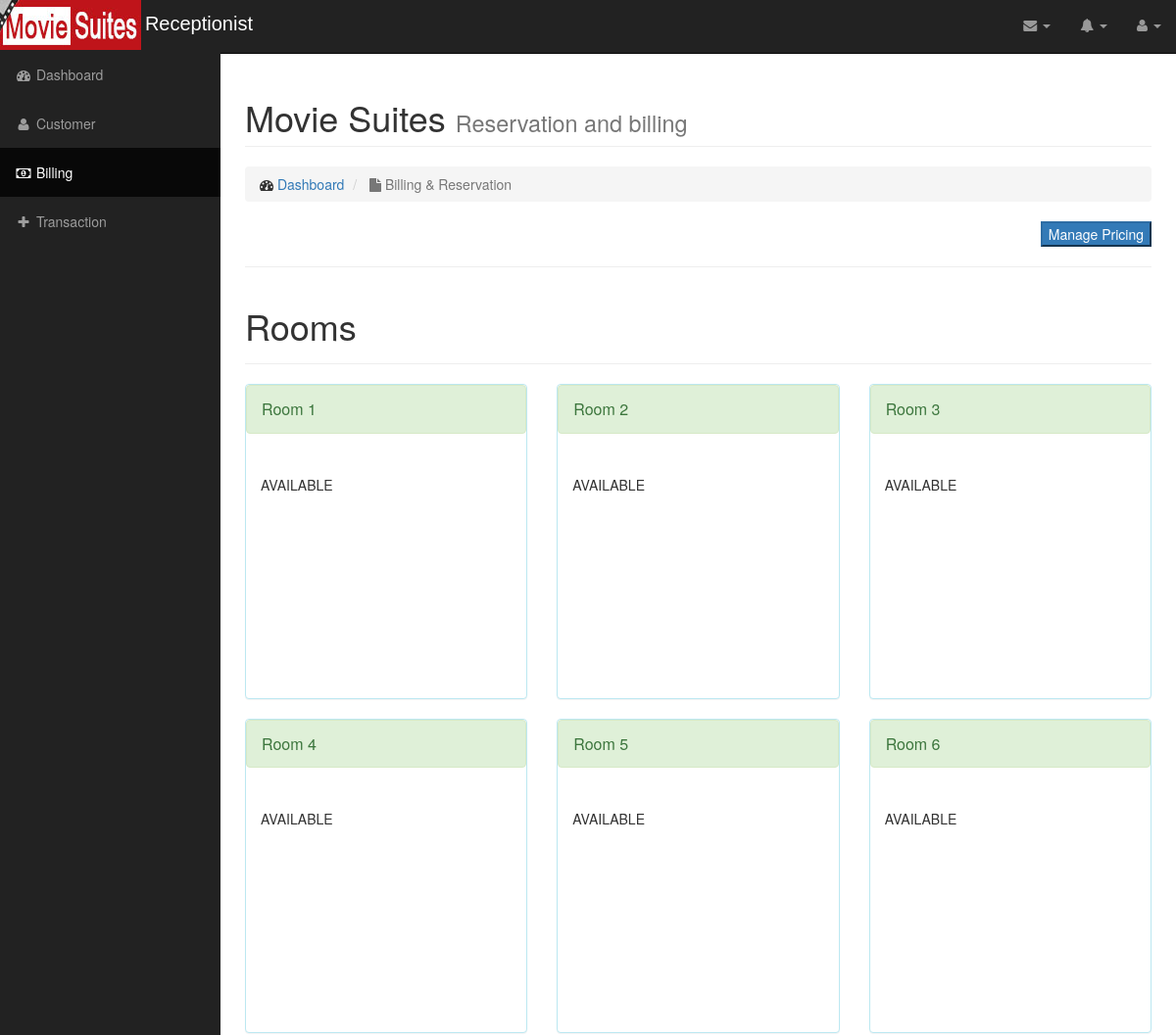
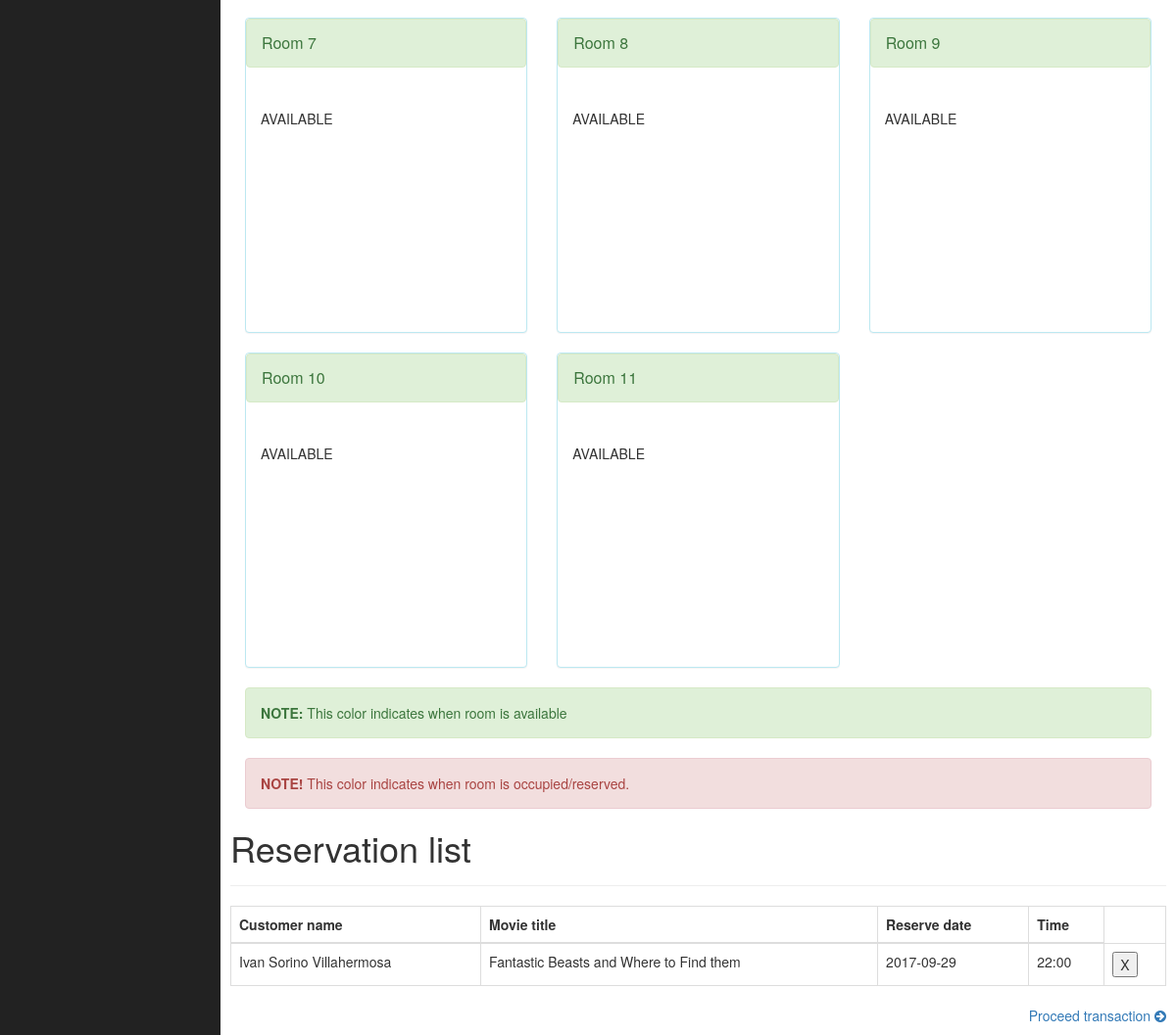
/ADMIN/ADMIN/billing.php, run on the app's committed database (2 pictures, top to bottom).
### tables this page shows
CREATE TABLE IF NOT EXISTS `tblrooms` (
  `room_id` int(10) NOT NULL AUTO_INCREMENT,
  `room_name` varchar(10) NOT NULL,
  `status` varchar(10) NOT NULL,
  `max_occupancy` int(10) NOT NULL,
  PRIMARY KEY (`room_id`)
);

CREATE TABLE IF NOT EXISTS `tblreservation` (
  `reserve_id` int(10) NOT NULL AUTO_INCREMENT,
  `cust_id` varchar(50) NOT NULL,
  `movie_id` varchar(50) NOT NULL,
  `num_of_persons` int(50) NOT NULL,
  `time` varchar(50) NOT NULL,
  `date_reserved` varchar(50) NOT NULL,
  `status` varchar(50) NOT NULL,
  PRIMARY KEY (`reserve_id`)
);

CREATE TABLE IF NOT EXISTS `tblcustomer` (
  `cust_id` int(10) NOT NULL AUTO_INCREMENT,
  `fname` varchar(50) NOT NULL,
  `mname` varchar(50) NOT NULL,
  `lname` varchar(50) NOT NULL,
  `contact_num` varchar(50) NOT NULL,
  `username` varchar(50) NOT NULL,
  `password` varchar(50) NOT NULL,
  `status` varchar(50) NOT NULL,
  PRIMARY KEY (`cust_id`)
);

CREATE TABLE IF NOT EXISTS `tblmovie` (
  `movie_id` int(10) NOT NULL AUTO_INCREMENT,
  `title` varchar(50) NOT NULL,
  `genre` varchar(200) NOT NULL,
  `duration` varchar(50) NOT NULL,
  `year` int(50) NOT NULL,
  `artist` varchar(200) NOT NULL,
  `director` varchar(200) NOT NULL,
  `description` varchar(200) NOT NULL,
  `image` varchar(50) NOT NULL,
  `date_uploaded` varchar(50) NOT NULL,
  PRIMARY KEY (`movie_id`)
);

### ADMIN/ADMIN/billing.php (the view, shortened to what this page needs)
 <?php
     include("../../includes/connection.php");
?>
<!DOCTYPE html>
<html lang="en">
<head>
    <link href="css/bootstrap.min.css" rel="stylesheet">
    <link href="css/sb-admin.css" rel="stylesheet">
    <link href="font-awesome/css/font-awesome.min.css" rel="stylesheet" type="text/css">
</head>
<body>
    <div id="wrapper">
        <nav class="navbar navbar-inverse navbar-fixed-top" role="navigation">
            <div class="navbar-header">
                <img style="" src="../../assets/images/header.jpg"></img>
                <a style="font-family:Helvetica; color:white; font-size:20px;" href="receptionist.php">Receptionist</a>
            </div>
            <ul class="nav navbar-right top-nav">
                <li class="dropdown">
                    <a href="#" class="dropdown-toggle" data-toggle="dropdown"><i class="fa fa-envelope"></i> <b class="caret"></b></a>
                </li>
                <li class="dropdown">
                    <a href="#" class="dropdown-toggle" data-toggle="dropdown"><i class="fa fa-bell"></i> <b class="caret"></b></a>
                </li>
                <li class="dropdown">
                    <a href="#" class="dropdown-toggle" data-toggle="dropdown"><i class="fa fa-user"></i> <?php echo $fname . " " . $lname; ?><b class="caret"></b></a>
                </li>
            </ul>
            <div class="collapse navbar-collapse navbar-ex1-collapse">
                <ul class="nav navbar-nav side-nav">
                    <li>
                        <a href="receptionist.php"><i class="fa fa-fw fa-dashboard"></i> Dashboard</a>
                    </li>
                     <li>
                        <a href="addcustomer.php"><i class="fa fa-fw fa-user"></i> Customer</a>
                    </li>
                     <li class="active">
                        <a href="billing.php"><i class="fa fa-fw fa-money"></i> Billing</a>
                    </li>
                    <li>
                        <a href="transaction_form.php"><i class="fa fa-fw fa-plus"></i> Transaction</a>
                    </li>
                </ul>
            </div>
        </nav>
        <div id="page-wrapper">
            <div class="container-fluid">
                <div class="row">
                    <div class="col-lg-12">
                        <h1 class="page-header">
                            Movie Suites
                            <small>Reservation and billing</small>
                        </h1>
                        <ol class="breadcrumb">
                            <li>
                                <i class="fa fa-dashboard"></i>  <a href="receptionist.php">Dashboard</a>
                            </li>
                            <li class="active">
                                <i class="fa fa-file"></i> Billing & Reservation
                            </li>
                        </ol>
                        <div class="text-right">
                             <a href="pricing.php" style="text-decoration:none;color:black;"><input type="submit" value="Manage Pricing" class="btn-primary"></a>
                        </div>
                        <hr>
                    <div class="page-header">
                        <h1>Rooms</h1>
                    </div>
                <div class="row">
                <?php
                    $qry = "SELECT * FROM tblrooms";
                                $result=$con->query($qry);
                                while($row=$result->fetch_array())
                                {
                                  $room_name = $row['room_name'];
                ?>
                      <div class="col-sm-4">
                        <div class="panel panel-info">
                               <div class="alert alert-success">
                                <h3 class="panel-title"><?php echo $room_name; ?></h3>
                            </div>
                         <div class="panel-body">
                            <h5>AVAILABLE</h5>
                         </div>
                         </div>
                            </div>
                <?php } ?>
                </div>
                <div class="alert alert-success">
                            <strong>NOTE:</strong> This color indicates when room is available
                        </div>
                        <div class="alert alert-danger">
                            <strong>NOTE!</strong> This color indicates when room is occupied/reserved.
                        </div>
                        </div>
                <div class="page-header">
                        <h1>Reservation list</h1>
                    </div>
                    <div class="col-lg-6-centered">
                        <div class="table-responsive">
                            <table class="table table-bordered table-hover" id="tblres">
                                <thead>
                                    <tr>
                                        <th>Customer name</th>
                                        <th>Movie title</th>
                                        <th>Reserve date</th>
                                        <th>Time</th>
                                    </tr>
                                </thead>
                                <tbody>
                    <?php
                        $qry = "SELECT * from tblreservation";
                        $result=$con->query($qry);
                        while($row=$result->fetch_array())
                        {
                            $reserve_id = $row['reserve_id'];
                            $cust_id = $row['cust_id'];
                            $movie_id = $row['movie_id'];
                            $time = $row['time'];
                            $date_res = $row['date_reserved'];
                            $qry = "SELECT * from tblcustomer WHERE cust_id='".$cust_id."'";
                            $result=$con->query($qry);
                            while($row1=$result->fetch_array())
                            {
                                $fname = $row1['fname'];
                                $mname = $row1['mname'];
                                $lname = $row1['lname'];
                            }
                            $qry ="SELECT * from tblmovie WHERE movie_id='".$movie_id."'";
                            $result=$con->query($qry);
                            while($row2=$result->fetch_array())
                            {
                                $title = $row2['title'];
                            }
                    ?>
                                    <tr>
                                        <td><?php echo $fname." ".$mname." ".$lname ?></td>
                                        <td><?php echo $title; ?></td>
                                        <td><?php echo $date_res; ?></td>
                                        <td><?php echo $time; ?></td>
                                        <td><button class="remres" name="remres" value="<?php echo htmlspecialchars($reserve_id); ?>">X</button></td>
                                    </tr>
                                </tbody>
                    <?php } ?>
                            </table>
                        </div>
                        <div class="text-right">
                                    <a href="#">Proceed transaction <i class="fa fa-arrow-circle-right"></i></a>
                        </div>
                    </div>
                </div>
            </div>
        </div>
    </div>
</body>
</html>

### ADMIN/ADMIN/css/sb-admin.css (style rules this page uses)
body { margin-top: 100px; background-color: #222; }
@media (min-width:768px) { body { margin-top: 50px; } }
#wrapper { padding-left: 0; }
#page-wrapper { width: 100%; padding: 0; background-color: #fff; }
@media (min-width:768px) { #wrapper { padding-left: 225px; } }
@media (min-width:768px) { #page-wrapper { padding: 10px; } }
.top-nav { padding: 0 15px; }
.top-nav>li { display: inline-block; float: left; }
.top-nav>li>a { padding-top: 15px; padding-bottom: 15px; line-height: 20px; color: #999; }
@media (min-width:768px) { .side-nav { position: fixed; top: 51px; left: 225px; width: 225px; margin-left: -225px; border: none; border-radius: 0; overflow-y: auto; background-color: #222; bottom: 0; overflow-x: hidden; padding-bottom: 40px; } }
@media (min-width:768px) { .side-nav>li>a { width: 225px; } }

### ADMIN/ADMIN/billing.php (style rules this page uses)
.panel-body { height: 250px; }

### data on the page
tblrooms: room_name "Room 1"
tblrooms: room_name "Room 2"
tblrooms: room_name "Room 3"
tblrooms: room_name "Room 4"
tblrooms: room_name "Room 5"
tblrooms: room_name "Room 6"
tblrooms: room_name "Room 7"
tblrooms: room_name "Room 8"
tblrooms: room_name "Room 9"
tblrooms: room_name "Room 10"
tblrooms: room_name "Room 11"
tblreservation: cust.fname "Ivan", cust.mname "Sorino", cust.lname "Villahermosa", movie.title "Fantastic Beasts and Where to Find them", date_reserved "2017-09-29", time "22:00", $reserve_id 1 (drawn)
